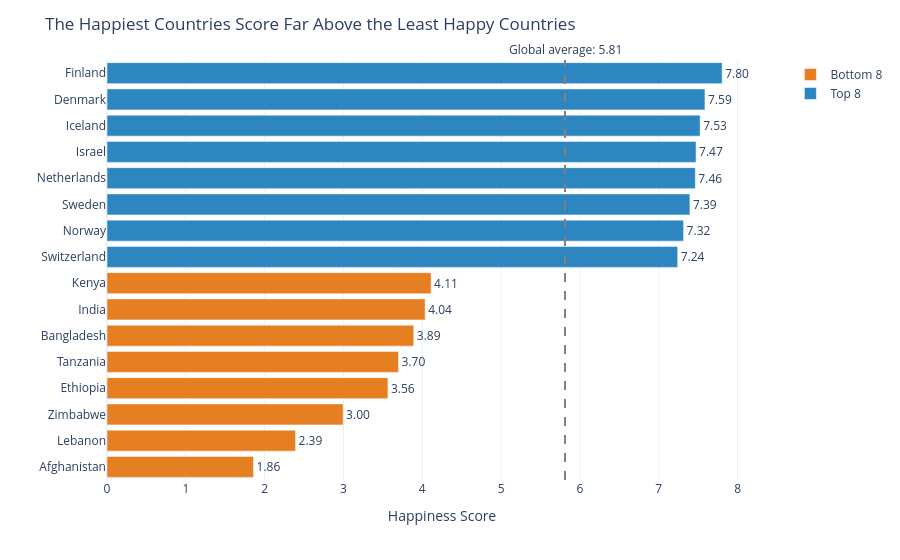

The code cell stored with this chart in its notebook:
### Code cell
top8 = df.nlargest(8, 'Happiness_Score').copy()
top8['Group'] = 'Top 8'

bottom8 = df.nsmallest(8, 'Happiness_Score').copy()
bottom8['Group'] = 'Bottom 8'

combined = pd.concat([bottom8, top8]).sort_values('Happiness_Score')
global_avg = df['Happiness_Score'].mean()

fig = px.bar(
    combined,
    x='Happiness_Score',
    y='Country',
    orientation='h',
    color='Group',
    text='Happiness_Score',
    color_discrete_map={
        'Top 8': '#2E86C1',
        'Bottom 8': '#E67E22'
    }
)

fig.update_traces(
    texttemplate='%{text:.2f}',
    textposition='outside'
)

fig.add_vline(
    x=global_avg,
    line_dash='dash',
    line_color='gray',
    annotation_text=f'Global average: {global_avg:.2f}',
    annotation_position='top'
)

fig.update_layout(
    title='The Happiest Countries Score Far Above the Least Happy Countries',
    xaxis_title='Happiness Score',
    yaxis_title='',
    template='plotly_white',
    legend_title=''
)

fig.update_xaxes(range=[0, 8.5])

fig.show()

### Figure 1 — Plotly figure (JSON) as saved in the notebook; plotly's stock layout.template omitted (floating-point values rounded to 4 significant figures)
{"data": [{"hovertemplate": "Group=Bottom 8<br>Happiness_Score=%{text}<br>Country=%{y}<extra></extra>", "legendgroup": "Bottom 8", "marker": {"color": "#E67E22", "pattern": {"shape": ""}}, "name": "Bottom 8", "orientation": "h", "showlegend": true, "text": [1.859, 2.392, 2.995, 3.564, 3.698, 3.892, 4.036, 4.112], "textposition": "outside", "texttemplate": "%{text:.2f}", "type": "bar", "x": [1.859, 2.392, 2.995, 3.564, 3.698, 3.892, 4.036, 4.112], "xaxis": "x", "y": ["Afghanistan", "Lebanon", "Zimbabwe", "Ethiopia", "Tanzania", "Bangladesh", "India", "Kenya"], "yaxis": "y"}, {"hovertemplate": "Group=Top 8<br>Happiness_Score=%{text}<br>Country=%{y}<extra></extra>", "legendgroup": "Top 8", "marker": {"color": "#2E86C1", "pattern": {"shape": ""}}, "name": "Top 8", "orientation": "h", "showlegend": true, "text": [7.24, 7.315, 7.395, 7.464, 7.473, 7.525, 7.586, 7.804], "textposition": "outside", "texttemplate": "%{text:.2f}", "type": "bar", "x": [7.24, 7.315, 7.395, 7.464, 7.473, 7.525, 7.586, 7.804], "xaxis": "x", "y": ["Switzerland", "Norway", "Sweden", "Netherlands", "Israel", "Iceland", "Denmark", "Finland"], "yaxis": "y"}], "layout": {"annotations": [{"showarrow": false, "text": "Global average: 5.81", "x": 5.811, "xanchor": "center", "xref": "x", "y": 1, "yanchor": "bottom", "yref": "y domain"}], "barmode": "relative", "legend": {"title": {"text": ""}, "tracegroupgap": 0}, "margin": {"t": 60}, "shapes": [{"line": {"color": "gray", "dash": "dash"}, "type": "line", "x0": 5.811, "x1": 5.811, "xref": "x", "y0": 0, "y1": 1, "yref": "y domain"}], "title": {"text": "The Happiest Countries Score Far Above the Least Happy Countries"}, "xaxis": {"anchor": "y", "domain": [0, 1], "range": [0, 8.5], "title": {"text": "Happiness Score"}}, "yaxis": {"anchor": "x", "domain": [0, 1], "title": {"text": ""}}}}
